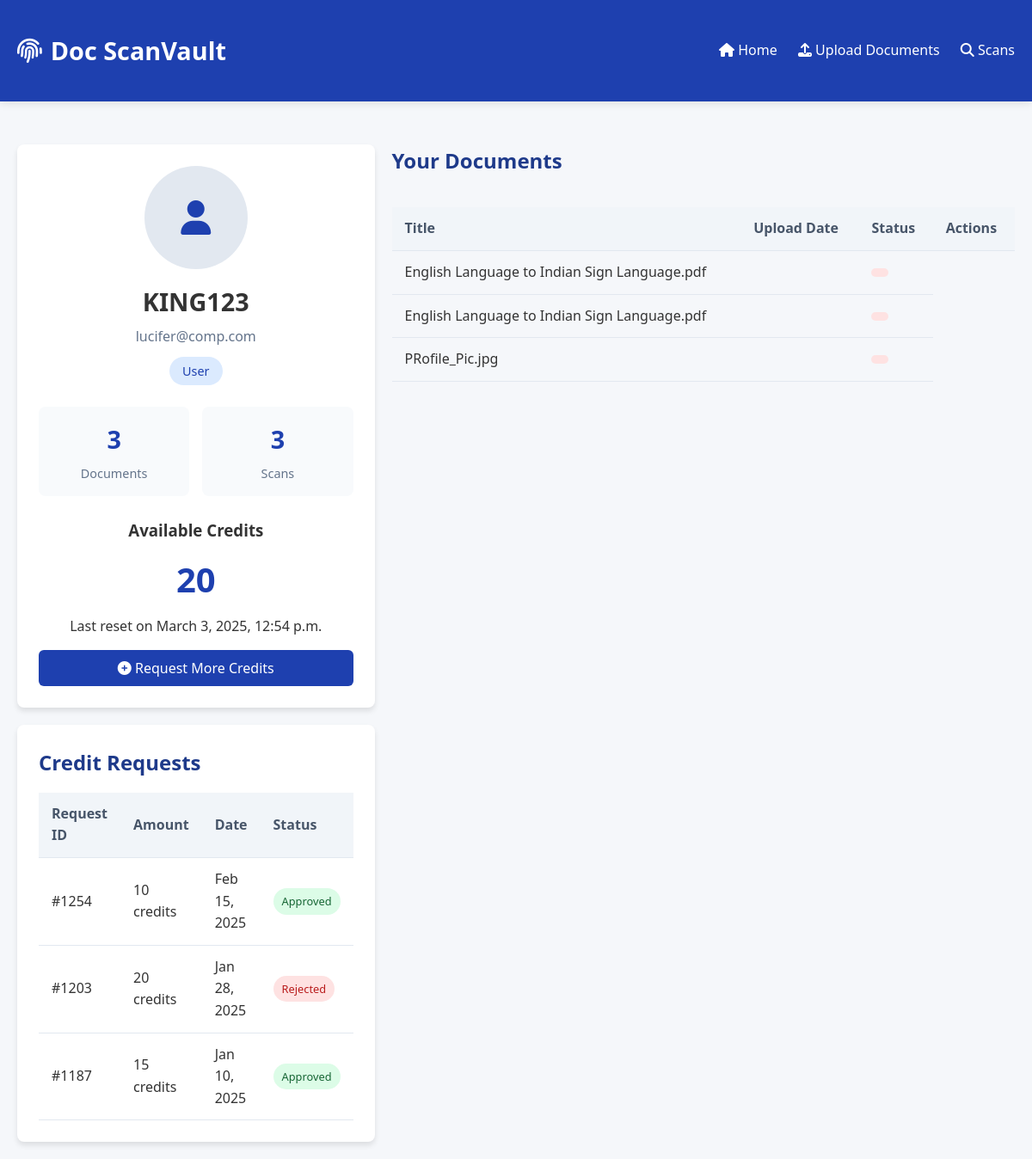
Page /user_profile/27/ on the committed database.
### Doc_ScanVault/models.py (models this page shows, shortened)
class User(models.Model):
    User_id = models.AutoField(primary_key=True)  #autoincrement
    Username = models.CharField(max_length=50)
    email = models.EmailField(max_length=100)
    Passwords = models.CharField(max_length=256)
    role = models.CharField(max_length=20, choices=[
        ('admin', 'Admin'),
        ('user', 'User'),
    ])
    created_at = models.DateTimeField(auto_now_add=True)
    last_login = models.DateTimeField(null=True, blank=True)

class Credit(models.Model):
    user_id = models.IntegerField(primary_key=True)
    balance = models.IntegerField()
    last_reset_date = models.DateTimeField()
    class Meta:
        app_label = 'Doc_ScanVault'

class Document(models.Model):
    document_id = models.AutoField(primary_key=True)
    user_id = models.IntegerField()
    title = models.CharField(max_length=100)
    content = models.TextField()
    file_path = models.CharField(max_length=100)
    file_size = models.IntegerField()
    upload_date = models.DateTimeField(auto_now_add=True)
    content_hash = models.CharField(max_length=100)
    class Meta:
        app_label = 'Doc_ScanVault'

### Doc_ScanVault/views.py (the view, shortened to what this page needs)
# urls.py: path('user_profile/<int:user_id>/', views.user_profile, name='user_profile'),
def user_profile(request,user_id):
    if request.method == "GET":
        user = get_object_or_404(User, User_id=user_id)
        credit = get_object_or_404(Credit, user_id=user_id)
        reset_daily_credits(credit)
        documents = Document.objects.filter(user_id=user_id) .order_by('-upload_date')
        uploaded_count = documents.count()
        scanned_documents = set(ScanTransaction.objects.filter(document_id__in=documents.values_list('document_id', flat=True)).values_list('document_id', flat=True))
        scanned_count = len(scanned_documents)
        documents_data = [
            {
                'document_id': doc.document_id,
                'title': doc.title,
                'file_path': doc.file_path,
                'file_size': doc.file_size,
                'upload_date': doc.upload_date.strftime('%Y-%m-%d %H:%M:%S'),
                'content_hash': doc.content_hash,
                'scan_data': get_scan_data(doc.document_id)
            }
            for doc in documents
        ]
        print(len(documents))
        return render(request, 'Doc_ScanVault/profile.html',{'user': user,'credit':credit,'user_id': user_id, 'documents': documents_data ,'uploaded_count': uploaded_count,
        'scanned_count': scanned_count,})

### Doc_ScanVault/views.py (called while the page is built)
def reset_daily_credits(credit):
    now = timezone.now()
    if now.date() > credit.last_reset_date.date():
        credit.balance = 20
        credit.last_reset_date = timezone.now()
        credit.save()

def get_scan_data(document_id):
    try:
        scan = ScanTransaction.objects.filter(document_id=document_id).latest('scan_date')
        return {
            'scan_id': scan.scan_id,
            'scan_date': scan.scan_date.strftime('%Y-%m-%d %H:%M:%S'),
            'credits_used': scan.credits_used,
        }
    except ScanTransaction.DoesNotExist:
        return None

### Doc_ScanVault/templates/Doc_ScanVault/profile.html (shortened to what this page needs)
<!DOCTYPE html>
<html lang="en">
<head>
    <link rel="stylesheet" href="https://cdnjs.cloudflare.com/ajax/libs/font-awesome/6.4.0/css/all.min.css">
</head>
<body>
    <header>
        <div class="container header-content">
            <div class="logo">
                <i class="fas fa-fingerprint"></i>Doc ScanVault
            </div>
            <div class="nav-links">
                <a href="/"><i class="fas fa-home"></i> Home</a>
                <a href="{% url 'upload' user_id=user_id %}"><i class="fas fa-upload"></i> Upload Documents</a>
                <a href="/scans"><i class="fas fa-search"></i> Scans</a>
            </div>
        </div>
    </header>
    <div class="container">
        <div class="profile-container">
            <div class="profile-card">
                <div class="profile-header">
                    <div class="profile-avatar">
                        <i class="fas fa-user"></i>
                    </div>
                    <h2 class="profile-name">{{ user.Username }}</h2>
                    <p class="profile-email">{{ user.email }}</p>
                    <span class="profile-role">{{ user.role }}</span>
                </div>
                <div class="profile-stats">
                    <div class="stat-card">
                        <div class="stat-number">{{ uploaded_count }}</div>
                        <div class="stat-label">Documents</div>
                    </div>
                    <div class="stat-card">
                        <div class="stat-number">{{ scanned_count }}</div>
                        <div class="stat-label">Scans</div>
                    </div>
                </div>
                <div class="credits-container">
                    <h3>Available Credits</h3>
                    <div class="credits-balance">{{ credit.balance }}</div>
                    <p>Last reset on {{ credit.last_reset_date }}</p>
                    <button id="requestCreditsBtn" class="request-credits-btn">
                        <i class="fas fa-plus-circle"></i> Request More Credits
                    </button>
                </div>
            </div>
            <div class="activity-section">
                <h2 class="section-title">Your Documents</h2>
                {% if documents %}
                <table class="activity-table">
                    <thead>
                        <tr>
                            <th>Title</th>
                            <th>Upload Date</th>
                            <th>Status</th>
                            <th>Actions</th>
                        </tr>
                    </thead>
                    <tbody>
                        {% for doc in documents %}
                        <tr>
                            <td>{{ doc.title }}</td>
                            <td>{{ doc.upload_date|date:"F j, Y" }}</td>
                            <td>
                                <span class="status-badge
                                    {% if doc.status == 'Pending' %}status-pending{% elif doc.status == 'Approved' %}status-approved{% else %}status-rejected{% endif %}">
                                </span>
                            </td>
                        </tr>
                        {% endfor %}
                    </tbody>
                </table>
                {% else %}
                <p>No documents uploaded yet.</p>
                {% endif %}
            </div>
                <div class="profile-card">
                    <h3 class="section-title">Credit Requests</h3>
                    <table class="activity-table">
                        <thead>
                            <tr>
                                <th>Request ID</th>
                                <th>Amount</th>
                                <th>Date</th>
                                <th>Status</th>
                            </tr>
                        </thead>
                        <tbody>
                            <tr>
                                <td>#1254</td>
                                <td>10 credits</td>
                                <td>Feb 15, 2025</td>
                                <td><span class="status-badge status-approved">Approved</span></td>
                            </tr>
                            <tr>
                                <td>#1203</td>
                                <td>20 credits</td>
                                <td>Jan 28, 2025</td>
                                <td><span class="status-badge status-rejected">Rejected</span></td>
                            </tr>
                            <tr>
                                <td>#1187</td>
                                <td>15 credits</td>
                                <td>Jan 10, 2025</td>
                                <td><span class="status-badge status-approved">Approved</span></td>
                            </tr>
                        </tbody>
                    </table>
                </div>
            </div>
        </div>
</body>
</html>

### Doc_ScanVault/templates/Doc_ScanVault/profile.html (style rules this page uses)
* { margin: 0; padding: 0; box-sizing: border-box; font-family: 'Segoe UI', Tahoma, Geneva, Verdana, sans-serif; }
body { background-color: #f5f7fa; color: #333; line-height: 1.6; }
.container { max-width: 1200px; margin: 0 auto; padding: 20px; }
header { background-color: #1e40af; color: white; padding: 1rem 0; box-shadow: 0 2px 10px rgba(0, 0, 0, 0.1); }
.header-content { display: flex; justify-content: space-between; align-items: center; }
.logo { font-size: 1.8rem; font-weight: bold; }
.logo i { margin-right: 10px; }
.nav-links a { color: white; text-decoration: none; margin-left: 20px; transition: opacity 0.3s; }
.profile-container { display: grid; grid-template-columns: 1fr 2fr; gap: 20px; margin-top: 30px; }
.profile-card { background-color: white; border-radius: 8px; box-shadow: 0 4px 6px rgba(0, 0, 0, 0.1); padding: 25px; }
.profile-header { text-align: center; margin-bottom: 25px; }
.profile-avatar { width: 120px; height: 120px; border-radius: 50%; background-color: #e2e8f0; display: flex; align-items: center; justify-content: center; margin: 0 auto 15px; color: #1e40af; font-size: 2.5rem; }
.profile-name { font-size: 1.8rem; font-weight: bold; margin-bottom: 5px; }
.profile-email { color: #64748b; margin-bottom: 5px; }
.profile-role { display: inline-block; background-color: #dbeafe; color: #1e40af; padding: 5px 15px; border-radius: 20px; font-size: 0.9rem; margin-top: 5px; }
.profile-stats { display: grid; grid-template-columns: 1fr 1fr; gap: 15px; margin: 25px 0; }
.stat-card { background-color: #f8fafc; border-radius: 8px; padding: 15px; text-align: center; }
.stat-number { font-size: 1.8rem; font-weight: bold; color: #1e40af; margin-bottom: 5px; }
.stat-label { color: #64748b; font-size: 0.9rem; }
.credits-container { margin-top: 20px; text-align: center; }
.credits-balance { font-size: 2.5rem; font-weight: bold; color: #1e40af; margin: 10px 0; }
.request-credits-btn { background-color: #1e40af; color: white; border: none; padding: 10px 20px; border-radius: 6px; font-size: 1rem; cursor: pointer; transition: background-color 0.3s; width: 100%; margin-top: 15px; }
.activity-section { display: flex; flex-direction: column; gap: 20px; }
.section-title { font-size: 1.5rem; margin-bottom: 15px; color: #1e3a8a; }
.activity-table { width: 100%; border-collapse: collapse; }
.activity-table th, .activity-table td { padding: 12px 15px; text-align: left; border-bottom: 1px solid #e2e8f0; }
.activity-table th { background-color: #f1f5f9; font-weight: 600; color: #475569; }
.status-badge { display: inline-block; padding: 5px 10px; border-radius: 20px; font-size: 0.8rem; text-align: center; }
.status-approved { background-color: #dcfce7; color: #166534; }
.status-rejected { background-color: #fee2e2; color: #b91c1c; }

### rows in the picture
User: Username "KING123", email "lucifer@comp.com", role "User"
Credit: balance "20", last_reset_date "March 3, 2025, 12:54 p.m."
Document: title "English Language to Indian Sign Language.pdf"
Document: title "English Language to Indian Sign Language.pdf"
Document: title "PRofile_Pic.jpg"

### other values in the picture
{{ uploaded_count }} "3"
{{ scanned_count }} "3"
